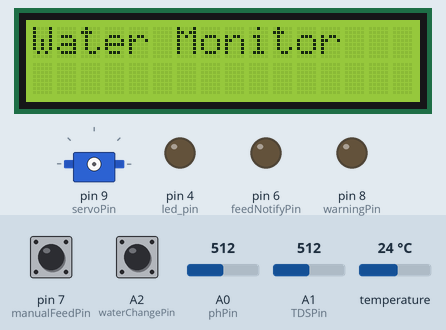
Bench run of a sketch on a simulated Arduino Uno, built with avr-gcc and run on an emulated ATmega328P. Parts: 16×2 character LCD, servo, output pins drawn as LEDs (lit = HIGH). The test bench sets the inputs (shaded band); at power-on: pin 7 (manualFeedPin) HIGH, A2 (waterChangePin) HIGH, temperature 24 °C, A1 (TDSPin) = 512, A0 (phPin) = 512. The local clock reads 2024-03-15 10:24:30 at power-on unless the sketch sets it; what the sketch prints to the serial monitor is not drawn.

Above: at 0.1 s.
2.8 s: pin 7 (manualFeedPin) pulled LOW for 0.15 s
At 4.5 s:
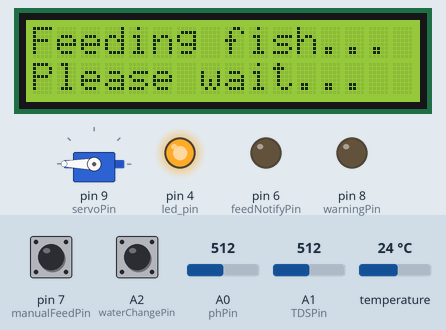
10.6 s: A2 (waterChangePin) pulled LOW for 0.15 s
At 11.2 s:
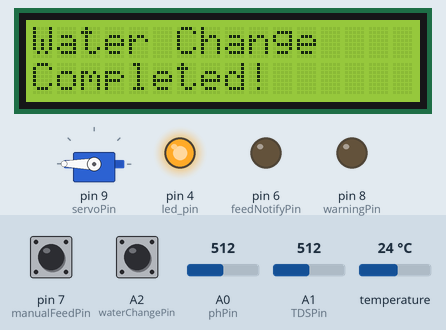
16.7 s: temperature set to 10.6 °C
At 19.0 s:
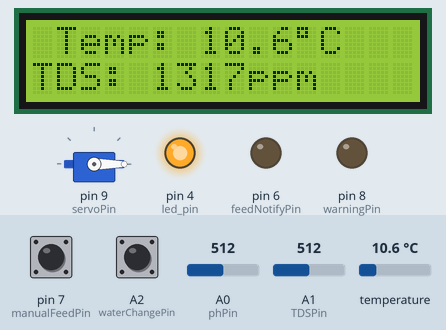
19.5 s: temperature set to 9.2 °C
At 21.5 s:
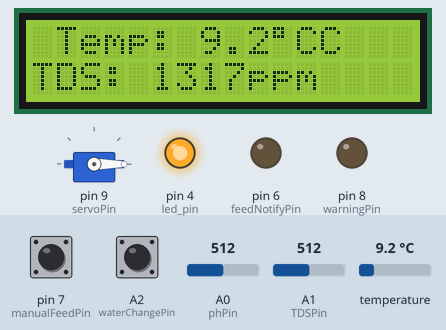
22.4 s: A1 (TDSPin) set to 53
At 24.9 s:
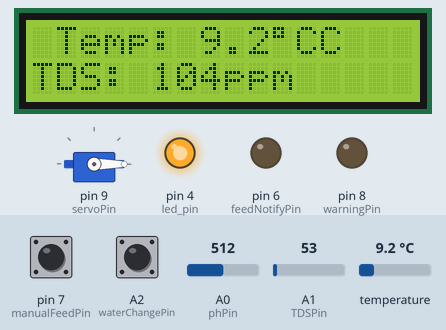
25.2 s: A1 (TDSPin) set to 47
At 27.5 s:
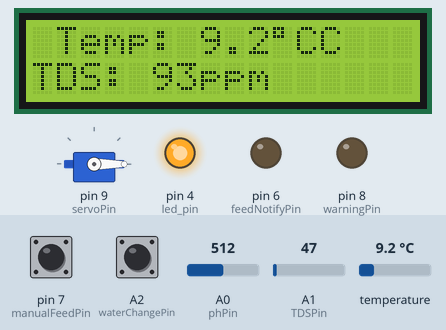
Timing chart, 0 to 29.0 s (numbered marks = the images above; inputs shaded):
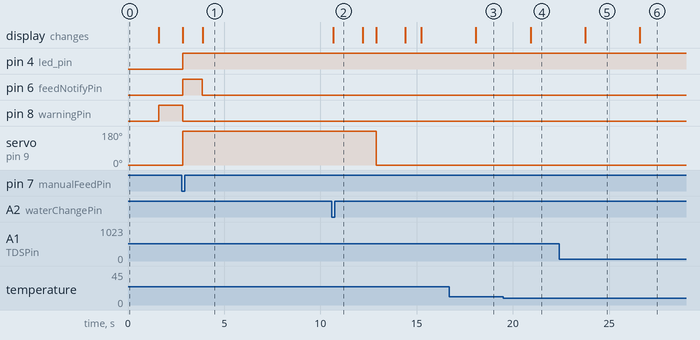

Measured:
- the behaviour switches between 10 and 9.9 °C on temperature (found by bisection; images 3 and 4)
- after the input at 2.8 s, pin 6 (feedNotifyPin): LOW → HIGH after 0.05 s, → LOW 1.0 s later; servo on pin 9 (servoPin): 0° → 180° after 0.05 s; the display: first differs from a run without the input after 1.1 s (image 1)
- after the input at 10.6 s, the display: changes after 0.06 s (image 2)
- after the input at 16.7 s, the display: changes after 1.4 s (image 3)
- after the input at 19.5 s, the display: changes after 1.4 s (image 4)
- after the input at 22.4 s, the display: changes after 1.4 s (image 5)
- after the input at 25.2 s, the display: changes after 1.4 s (image 6)

The sketch:

cse461_arduino.ino
```cpp
#include <Wire.h>
#include <LiquidCrystal_I2C.h>
#include <OneWire.h>
#include <DallasTemperature.h>
#include <Servo.h>
#include <RTClib.h>


// LCD Setup
LiquidCrystal_I2C lcd(0x27, 16, 2);


// Temperature sensor setup
#define ONE_WIRE_BUS 2
OneWire oneWire(ONE_WIRE_BUS);
DallasTemperature sensors(&oneWire);


//led pin
const int led_pin =4;


// pH sensor setup
const int phPin = A0;
float phSlope = -5.70;
float phIntercept = 21.34;
float smoothedPH = 7.0;
float alpha = 0.2;


// TDS sensor pin
const int TDSPin = A1;


// Servo Setup
Servo feederServo;
const int servoPin = 9;


// RTC Setup
RTC_DS3231 rtc;


// Manual feed input pin from ESP32
const int manualFeedPin = 7;  // Active LOW
// Feed notify pin to ESP32
const int feedNotifyPin = 6;  // Pulse HIGH when feed occurs


// Water change input pin
const int waterChangePin = A2;


// Warning signal pin
const int warningPin = 8;


// Feeding control variables
bool isFeeding = false;
unsigned long feedStartTime = 0;
const unsigned long feedDuration = 10000; // 10 sec
unsigned long lastFeedTime = 0;
const unsigned long feedInterval = 300000; // 5 minutes = 300,000 ms (change this value as needed)


// Sensor reading timer
unsigned long lastSensorRead = 0;
const unsigned long sensorInterval = 2000; // every 2 sec


// Water change display flag
bool waterChangeReported = false;


void setup() {
 Serial.begin(115200);


 lcd.begin(16, 2);
 lcd.backlight();
 lcd.setCursor(0,0);
 lcd.print("Water Monitor");
 delay(1500);
 lcd.clear();


 sensors.begin();
 feederServo.attach(servoPin);
 feederServo.write(0); // Start position


 pinMode(manualFeedPin, INPUT_PULLUP);
 pinMode(feedNotifyPin, OUTPUT);
 digitalWrite(feedNotifyPin, LOW);


 pinMode(warningPin, OUTPUT);
 digitalWrite(warningPin, HIGH);


 pinMode(waterChangePin, INPUT_PULLUP); // Active LOW
 pinMode(led_pin, OUTPUT);
 digitalWrite(led_pin, LOW);  // Start OFF

 if (!rtc.begin()) {
   lcd.print("RTC not found!");
   while(1);
 }


 if (rtc.lostPower()) {
   lcd.clear();
   lcd.print("RTC lost power");
   rtc.adjust(DateTime(F(__DATE__), F(__TIME__)));
   delay(3000);
   lcd.clear();
 }
}


void loop() {
 DateTime now = rtc.now();


 // --- Water Change Detection ---
 if (digitalRead(waterChangePin) == LOW && !waterChangeReported) {
   lcd.clear();
   lcd.setCursor(0,0);
   lcd.print("Water Change");
   lcd.setCursor(0,1);
   lcd.print("Completed!");
   Serial.println("Water Change Completed!");
   waterChangeReported = true;
   delay(1500);
   lcd.clear();
 }
 if (digitalRead(waterChangePin) == HIGH) {
   waterChangeReported = false;
 }


//  // --- Scheduled feeding (every hour) ---
//  if (!isFeeding && now.hour() != lastFedHour) {
//    startFeeding();
//    lastFedHour = now.hour();
//  }
 // --- Scheduled feeding (every 5 minutes) ---
  if (!isFeeding && (millis() - lastFeedTime >= feedInterval)) {
    lastFeedTime = millis();
    startFeeding();
}

 // --- Manual feeding ---
 if (!isFeeding && digitalRead(manualFeedPin) == LOW) {
   lastFeedTime = millis();
   startFeeding();
 }


 // --- Feeding process ---
 if (isFeeding) {
   lcd.setCursor(0,0);
   lcd.print("Feeding fish...  ");
   lcd.setCursor(0,1);
   lcd.print("Please wait...   ");


   if (millis() - feedStartTime >= feedDuration) {
     feederServo.write(0); // back to start
     isFeeding = false;
     lcd.clear();
     lcd.setCursor(0,0);
     lcd.print("Feeding done!");
     delay(1500);
     lcd.clear();
   }
 } else {
   // Monitor water parameters
   if (millis() - lastSensorRead >= sensorInterval) {
     monitorWater();
     lastSensorRead = millis();
   }
 }
}


void startFeeding() {
 isFeeding = true;
 feedStartTime = millis();
 feederServo.write(180);


 // Notify ESP32
 digitalWrite(feedNotifyPin, HIGH);
 delay(1000);
 digitalWrite(feedNotifyPin, LOW);


 Serial.println("Fish fed!");
}


void monitorWater() {
 // --- pH ---
 float ph_act = readPH();


 // --- TDS ---
 int tds_raw = analogRead(TDSPin);
 float tds_voltage = tds_raw * (5.0 / 1023.0);
 float tds_value = (133.42 * tds_voltage * tds_voltage * tds_voltage
                  - 255.86 * tds_voltage * tds_voltage
                  + 857.39 * tds_voltage) * 0.5;


 // --- Temperature ---
 sensors.requestTemperatures();
 float tempC = sensors.getTempCByIndex(0);


 // --- LCD Display ---
 lcd.setCursor(0,0);
//  lcd.print("pH:");
//  lcd.print(ph_act,2);
 lcd.print(" Temp: ");
 if (tempC == DEVICE_DISCONNECTED_C) {
   lcd.print("Err ");
 } else {
   lcd.print(tempC,1);
   lcd.print((char)223);
   lcd.print("C");
 }


 lcd.setCursor(0,1);
 lcd.print("TDS: ");
 lcd.print(tds_value,0);
 lcd.print("ppm ");


 // --- Serial Monitor ---
 Serial.print("pH:"); Serial.print(ph_act,2);
 Serial.print(", TDS:"); Serial.print(tds_value,0);
 Serial.print(", Temp:"); Serial.println(tempC);


 // --- Safety Check ---
 bool waterBad = (tds_value < 100 || tds_value > 500 || tempC<18|| tempC>32 );
 digitalWrite(warningPin, waterBad ? LOW : HIGH);
 digitalWrite(led_pin, waterBad ? HIGH : LOW);
}


float readPH() {
 int readings[10];
 for(int i=0;i<10;i++){
   readings[i]=analogRead(phPin);
   delay(5);
 }


 // sort readings
 for(int i=0;i<9;i++){
   for(int j=i+1;j<10;j++){
     if(readings[i]>readings[j]){
       int t=readings[i];
       readings[i]=readings[j];
       readings[j]=t;
     }
   }
 }


 int medianADC = readings[5];
 float voltage = medianADC * 3.0 / 1023.0;
 float phValue = phSlope * voltage + phIntercept;
 smoothedPH = alpha * phValue + (1-alpha) * smoothedPH;
 return smoothedPH;
}
```
